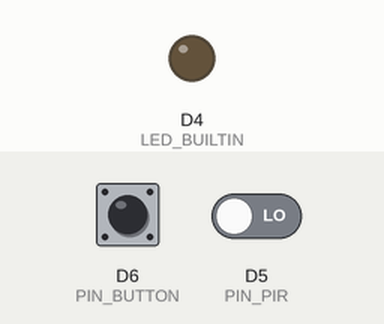
Simulated run of this program. Board: ESP8266 (Wemos D1 mini). On the bench: output pins drawn as LEDs (lit = HIGH, except the on-board LED, lit = LOW). Dashed ring = blinking. The test bench sets the inputs (shaded band); at power-on: D6 (PIN_BUTTON) HIGH, D5 (PIN_PIR) LOW. What the program prints to the serial monitor is not drawn.

Above: at 1.2 s.
1.3 s: D6 (PIN_BUTTON) pulled LOW for 0.15 s
4.4 s: D5 (PIN_PIR) driven HIGH
At 7.3 s:
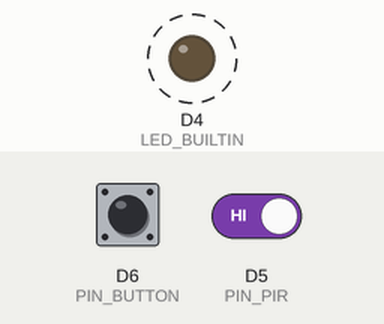
7.4 s: D6 (PIN_BUTTON) pulled LOW for 1 s
At 8.4 s:
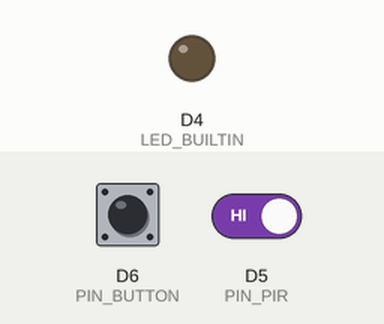
9.9 s: D6 (PIN_BUTTON) pulled LOW for 3.2 s
At 14.62 s:
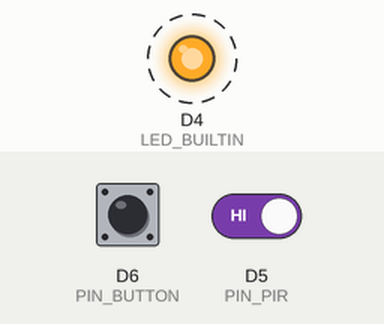
Timing chart, 0 to 17.1 s (numbered marks = the images above; inputs shaded):
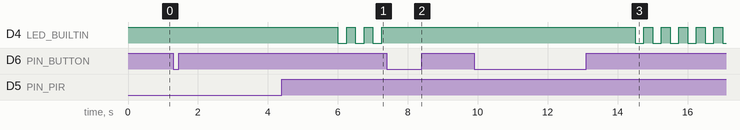

Measured:
- after the input at 1.3 s, every drawn part: stays the same
- after the input at 4.4 s, D4 (LED_BUILTIN): alternates HIGH for 0.25 s and LOW for 0.25 s, starting after 1.6 s
- after the input at 7.4 s, D4 (LED_BUILTIN): stops changing and stays HIGH
- after the input at 9.9 s, D4 (LED_BUILTIN): alternates HIGH for 0.25 s and LOW for 0.25 s, starting after 4.6 s

The program:

main.cpp
```cpp
// COMP-10184 - Mohawk College
// Project Alarm System
//
// Rudimentary PIR based silent alarm
//
// @author    Douglas Ward
// @id        000333587
//
// I created this work and I have not shared it with anyone else.
//

#include <Arduino.h>

// digital input pin definitions
#define PIN_PIR D5
#define PIN_BUTTON D6

// Alarm states
#define ALARM_DISABLED 0
#define ALARM_ENABLED 1
#define ALARM_COUNTDOWN 2
#define ALARM_ACTIVE 3

// Button delay
#define BUTTON_DELAY 2000
#define STATE_CHANGE_DELAY 2500

// Alarm countdown
#define ALARM_DELAY 10000

// Global button state information
bool bButton;
bool bMotion;
int iAlarmState;
int iAlarmLastState;
int iCountDown;

// *************************************************************
// handles button and pir reading
//
void checkInputs() {
  // read digital value from button
  bButton = !digitalRead(PIN_BUTTON);

  if(bButton) {
    delay(BUTTON_DELAY);
  }

  //read motion sensor
  bMotion = digitalRead(PIN_PIR);
}

// *************************************************************
void setup() {
  // configure the USB serial monitor
  Serial.begin(115200);

  // configure the LED output
  pinMode(LED_BUILTIN, OUTPUT);
  digitalWrite(LED_BUILTIN,HIGH);

  // PIR sensor is an INPUT
  pinMode(PIN_PIR, INPUT);

  // Button is an INPUT
  pinMode(PIN_BUTTON, INPUT_PULLUP);

  iAlarmState = ALARM_DISABLED;
  iCountDown = millis();
}

// *************************************************************
// Blinks the builtin LED on and off 4 times
void doLEDLoop() {
  int iBlink = int(millis()) % 1000;
  if(iBlink >= 1 && iBlink <= 250) {
    digitalWrite(LED_BUILTIN,LOW);
  } else if(iBlink >= 251 && iBlink <= 500) {
    digitalWrite(LED_BUILTIN,HIGH);
  } else if(iBlink >= 501 && iBlink <= 750) {
    digitalWrite(LED_BUILTIN,LOW);
  } else {
    digitalWrite(LED_BUILTIN,HIGH);
  }
}

// *************************************************************
void loop() {
  checkInputs();

  if(bButton) {
    digitalWrite(LED_BUILTIN,HIGH); // all button presses turn off the light
    switch(iAlarmState) {
      case ALARM_DISABLED:
        iAlarmState = ALARM_ENABLED;
        delay(2500); // pir sensor picks up your hand pushing the button
        break;
      case ALARM_ENABLED: // should be impossible to hit the button without triggering state change
        break;
      case ALARM_COUNTDOWN:
        iAlarmState = ALARM_DISABLED;
        break;
      case ALARM_ACTIVE:
        iAlarmState = ALARM_DISABLED;
        break;
    }
  }  else {

    if(bMotion) {
     switch(iAlarmState) {
        case ALARM_DISABLED:
          break;
        case ALARM_ACTIVE:
          break;
        case ALARM_COUNTDOWN:
          break;
        case ALARM_ENABLED:
          iAlarmState = ALARM_COUNTDOWN;
          iCountDown = millis();
          break;
      }
    }
  }

  if(iAlarmState == ALARM_COUNTDOWN) {
    doLEDLoop();
    if(millis() - iCountDown >= 10000) {
      iAlarmState = ALARM_ACTIVE;
    }
  }

  if(iAlarmState == ALARM_ACTIVE) {
    digitalWrite(LED_BUILTIN,LOW);
  }

  if(iAlarmState != iAlarmLastState) {
    Serial.printf("%d",iAlarmState);
  }

  iAlarmLastState = iAlarmState;
}
```
